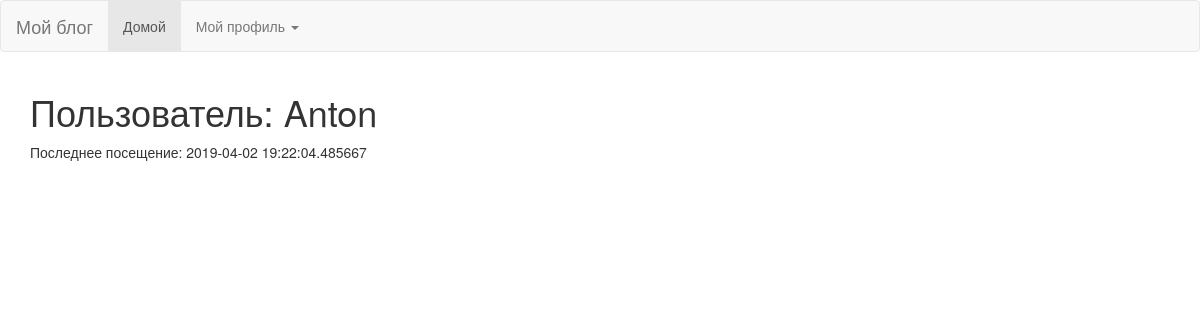
Before: /user/Anton (signed in) with the older database file.
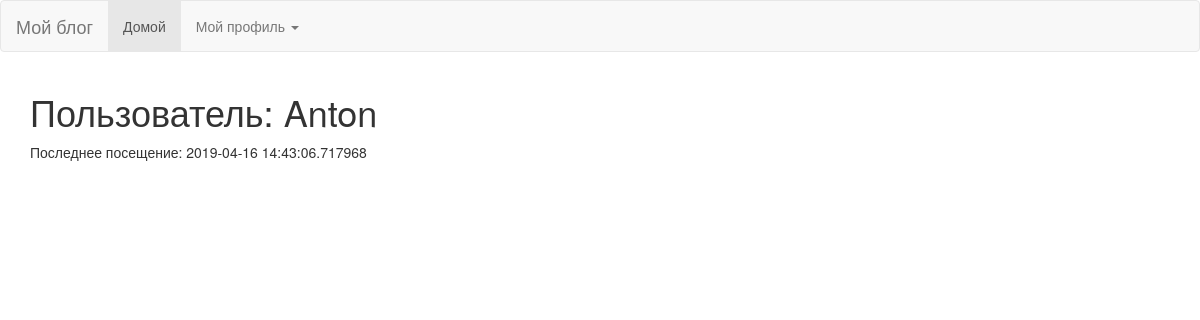
After: the same page with the newer database file.
### app/models.py (models this page shows, shortened)
class User(UserMixin, db.Model):
    id = db.Column(db.Integer, primary_key=True)
    username = db.Column(db.String(64), index=True, unique=True)
    email = db.Column(db.String(120), index=True, unique=True)
    password_hash = db.Column(db.String(128))
    posts = db.relationship('Post', backref='author', lazy='dynamic')
    about_me = db.Column(db.String(140))
    last_seen = db.Column(db.DateTime, default=datetime.utcnow)

### app/routes.py (the view)
@app.route('/user/<username>')
@login_required
def user(username):
    user = User.query.filter_by(username=username).first_or_404()
    return render_template('user_bs.html', title=user.username, user=user)

### app/models.py (called while the page is built)
@login.user_loader
def load_user(id):
    return User.query.get(int(id))

### app/routes.py (called while the page is built)
@app.before_request
def before_request():
    if current_user.is_authenticated:
        current_user.last_seen = datetime.utcnow()
        db.session.commit()

### app/templates/user_bs.html (shortened to what this page needs)
{% extends "base_bs.html" %}
{% block app_content %}
    <table>
        <tr valign="top">
            <td>
                <h1>Пользователь: {{ user.username }}</h1>
                {% if user.last_seen %}<p>Последнее посещение: {{ user.last_seen }}</p>{% endif %}
            </td>
        </tr>
    </table>
{% endblock %}

### app/templates/base_bs.html (shortened to what this page needs)
{% extends 'bootstrap/base.html' %}
{% block navbar %}
    <nav class="navbar navbar-default">
        <div class="container-fluid">
            <div class="navbar-header">
                <a class="navbar-brand" href="#">Мой блог</a>
            </div>
            <div class="collapse navbar-collapse" id="bs-example-navbar-collapse-1">
                <ul class="nav navbar-nav">
                    <li class="active"><a href="{{ url_for('index') }}">Домой <span class="sr-only">(current)</span></a></li>
                    {% if current_user.is_anonymous %}
                    <li><a href="{{ url_for('login') }}">Войти</a></li>
                    {% else %}
                    <li class="dropdown">
                        <a href="#" class="dropdown-toggle" data-toggle="dropdown" role="button" aria-haspopup="true" aria-expanded="false">Мой профиль <span class="caret"></span></a>
                    </li>
                    {% endif %}
                </ul>
            </div>
        </div>
    </nav>
{% endblock %}
{% block content %}
    <div class="container">
        {% block app_content %}{% endblock %}
    </div>
{% endblock %}

Changed rows visible on the page:
changed User "Anton": last_seen "2019-04-02 19:22:04.485667" → "2019-04-16 14:43:06.717968"
